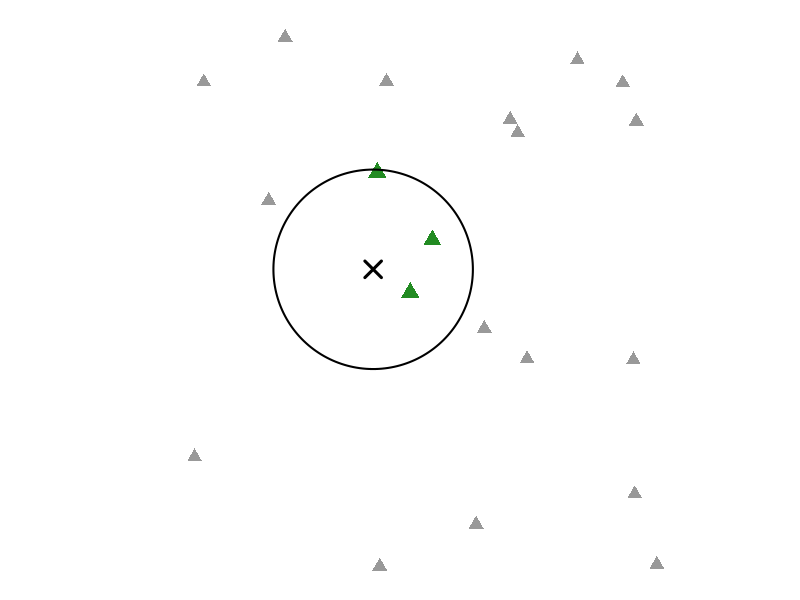
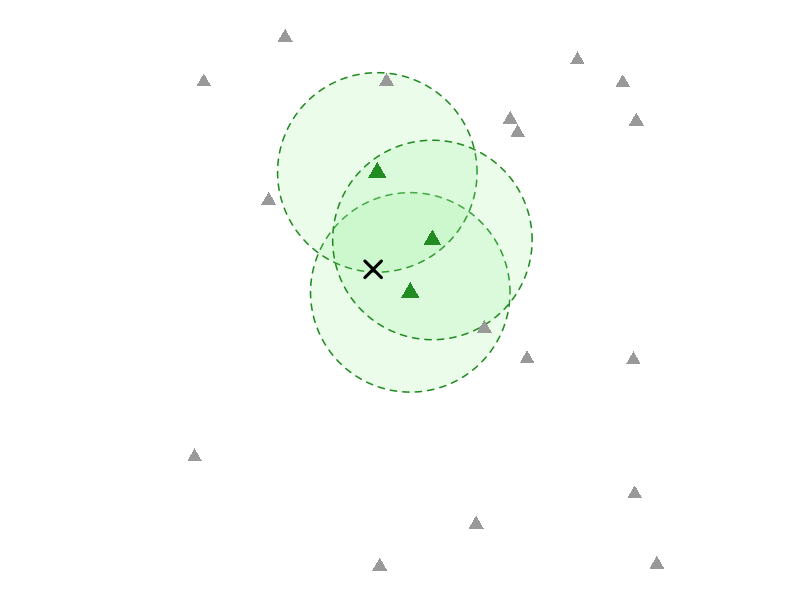
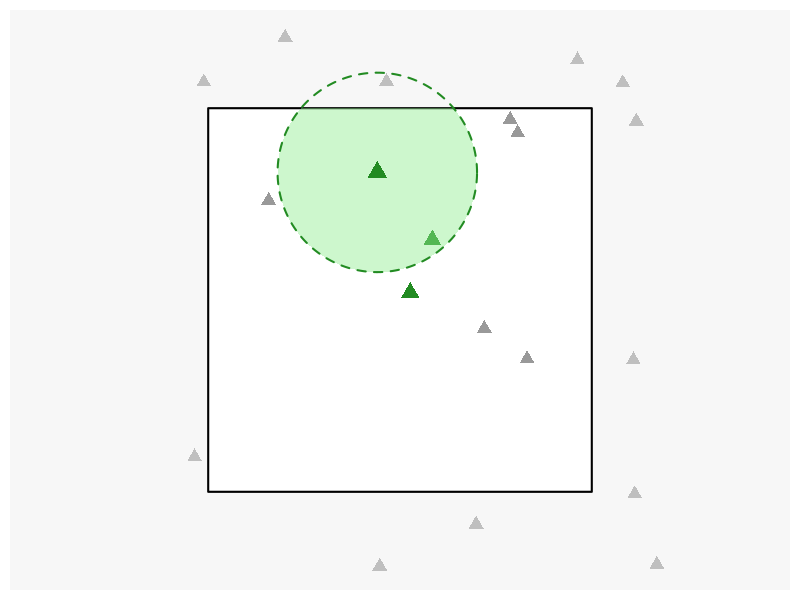

These figures' R source, in order:
## ---- chunk 1
#| include: false
knitr::opts_chunk$set(fig.width=7,fig.height=7,fig.align="center", dev="png",dpi=220,out.width="100%")
set.seed(42)
xlim<-c(-2,12)
ylim<-c(-2,12)
forest_xlim <- c(0,10)
forest_ylim <- c(0,10)
n_trees<-20
trees<-data.frame(x=runif(n_trees,-2,12),y=runif(n_trees,-2,12))
sample_point<-c(x=4.3,y=5.8)
r<-2.6
theta<-seq(0,2*pi,length.out=200)
selected<-sqrt((trees$x-sample_point["x"])^2+(trees$y-sample_point["y"])^2)<=r
draw_circle<-function(cx,cy,rad,...){
 lines(cx+rad*cos(theta),cy+rad*sin(theta),...)
}
## ---- chunk 2
par(mar=c(.5,.5,.5,.5))
plot(trees$x,trees$y,type="n",xlim=xlim,ylim=ylim,axes=FALSE,asp=1,xlab="",ylab="")
points(trees$x[!selected],trees$y[!selected],pch=17,col="gray60",cex=1.5)
points(trees$x[selected],trees$y[selected],pch=17,col="forestgreen",cex=1.8)
draw_circle(sample_point["x"],sample_point["y"],r,col="black",lwd=2)
points(sample_point["x"],sample_point["y"],pch=4,col="black",cex=2.2,lwd=3)
## ---- chunk 3
par(mar=c(.5,.5,.5,.5))
plot(trees$x,trees$y,type="n",xlim=xlim,ylim=ylim,axes=FALSE,asp=1,xlab="",ylab="")
for(i in which(selected)){
 xx<-trees$x[i]+r*cos(theta)
 yy<-trees$y[i]+r*sin(theta)
 polygon(xx,yy,col=adjustcolor("lightgreen",alpha.f=.18),border=NA)
 lines(xx,yy,col="forestgreen",lwd=1.5,lty=2)
}
points(trees$x[!selected],trees$y[!selected],pch=17,col="gray60",cex=1.5)
points(trees$x[selected],trees$y[selected],pch=17,col="forestgreen",cex=1.8)
points(sample_point["x"],sample_point["y"],pch=4,col="black",cex=2.2,lwd=3)
## ---- chunk 4
#| dev.args:
#|   bg: "transparent"
par(mar=c(.5,.5,.5,.5),xpd=NA)
plot(trees$x,trees$y,type="n",xlim=xlim,ylim=ylim,axes=FALSE,asp=1,xlab="",ylab="")
points(trees$x[!selected],trees$y[!selected],pch=17,col="gray60",cex=1.5)
points(trees$x[selected],trees$y[selected],pch=17,col="forestgreen",cex=1.8)
usr<-par("usr"); shade<-adjustcolor("grey93",alpha.f=.45)
rect(usr[1],usr[3],forest_xlim[1],usr[4],col=shade,border=NA)
rect(forest_xlim[2],usr[3],usr[2],usr[4],col=shade,border=NA)
rect(forest_xlim[1],usr[3],forest_xlim[2],forest_ylim[1],col=shade,border=NA)
rect(forest_xlim[1],forest_ylim[2],forest_xlim[2],usr[4],col=shade,border=NA)
rect(forest_xlim[1],forest_ylim[1],forest_xlim[2],forest_ylim[2],border="black",lwd=2)
dist<-pmin(trees$x-xlim[1],xlim[2]-trees$x,trees$y-ylim[1],ylim[2]-trees$y)
sel<-which(selected); border_i<-sel[which.min(dist[sel])]
xx<-trees$x[border_i]+r*cos(theta)
yy<-trees$y[border_i]+r*sin(theta)
clip(forest_xlim[1],forest_xlim[2],forest_ylim[1],forest_ylim[2])
polygon(xx,yy,col=adjustcolor("lightgreen",alpha.f=.45),border=NA)
do.call("clip",as.list(usr))
lines(xx,yy,col="forestgreen",lwd=2,lty=2)
points(trees$x[border_i],trees$y[border_i],pch=17,bg="white",col="forestgreen",cex=2,lwd=2)
